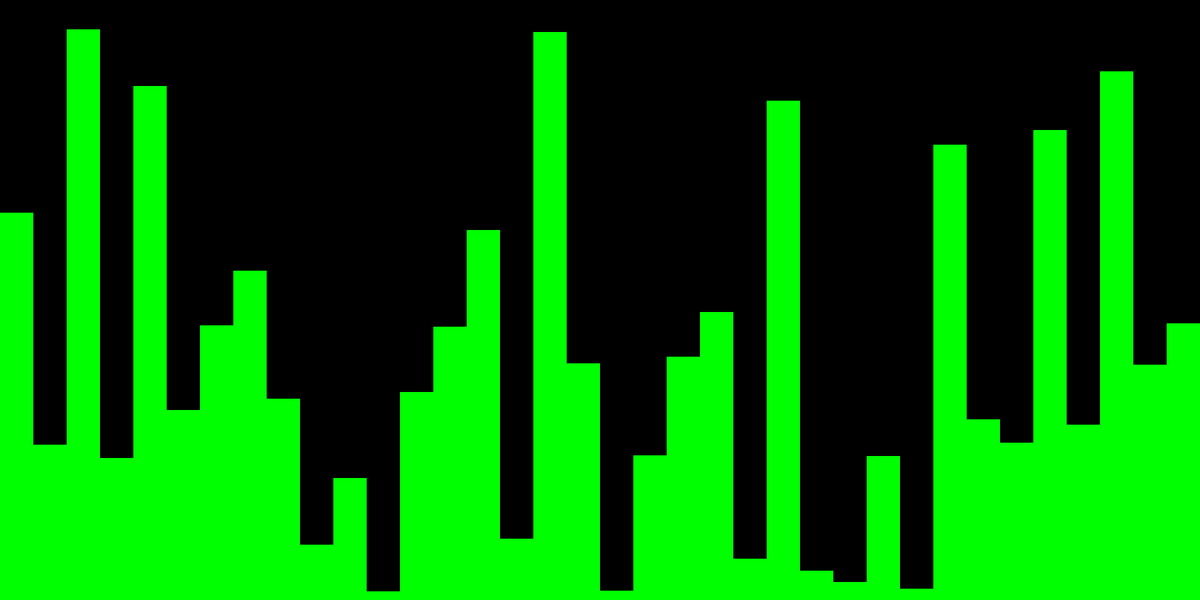
Frame 1 (no input)
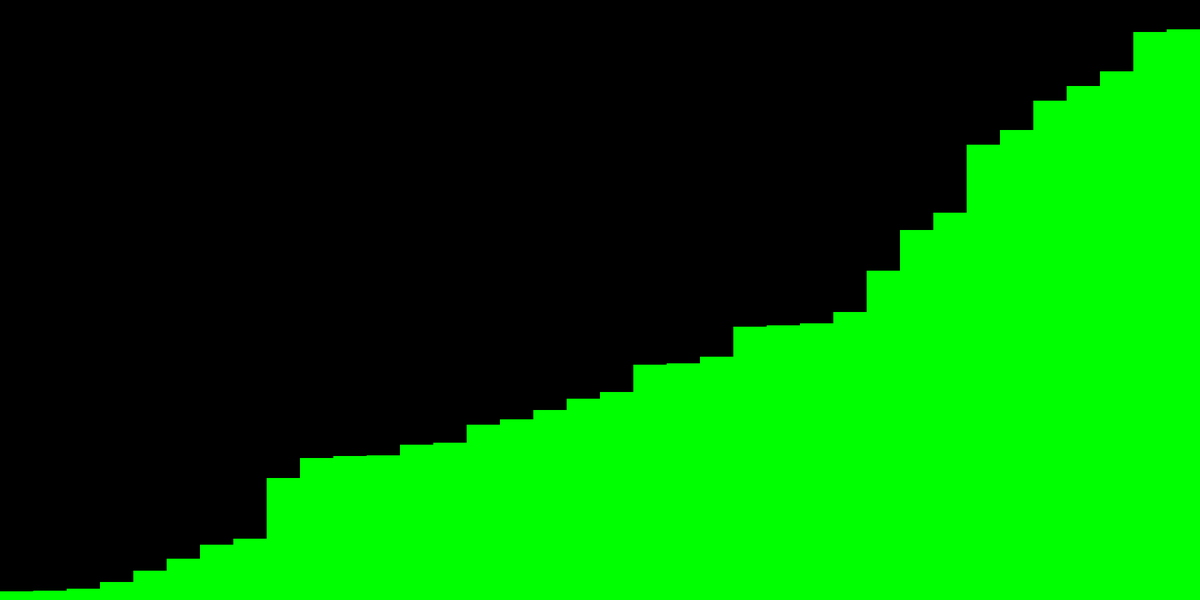
Frame 60 (the mouse pressed at the canvas centre just before this capture)
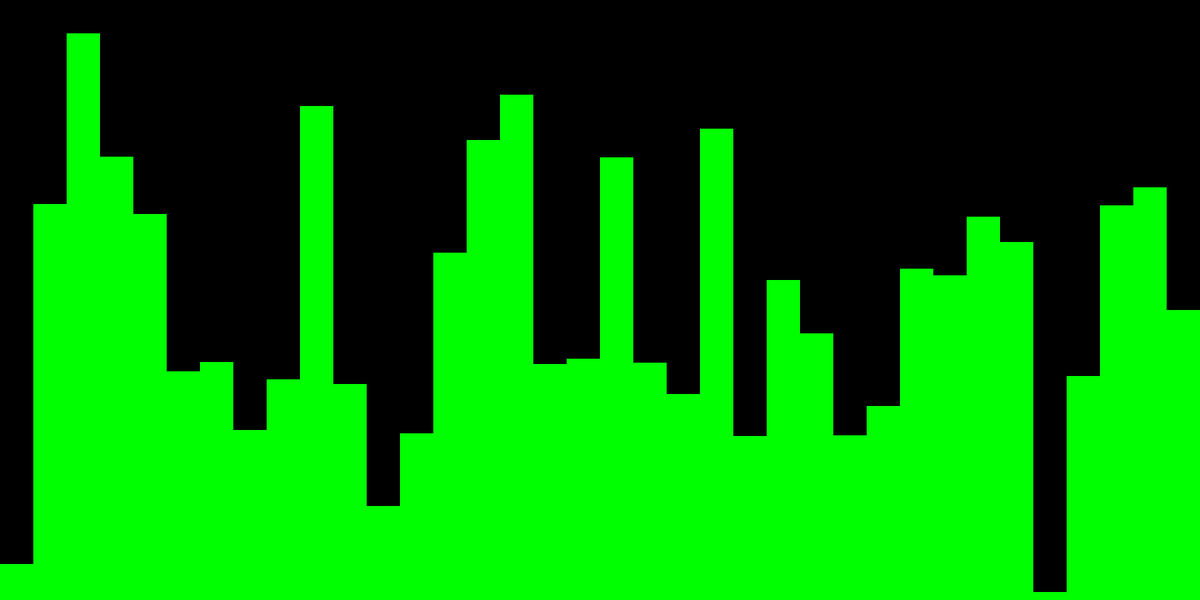
Frame 120 (the mouse held since frame 60 and released just before this capture)

The Processing sketch that drew these frames (run headless with seeded random() and noise(); from frame 60 on, the mouse is pressed at the canvas centre):

// Processing sketch: sketch__03_VisualArraySorterP
// ── sketch__03_VisualArraySorterP.pde
/* Copy the code into a new Processing sketch and complete then steps. */

//1. create an array of ints. don't initialize it yet.
int[] ints;

void setup() {
  //2. set the size of your window
  size(1800,900);

  //3. initialize your array with the built in width variable
  ints = new int[width/50];
  
  //4. initialize the ints in the array with random numbers
  //   from 0 to the built in height variable
  for(int i = 0; i < ints.length; i++) {
    ints[i] = (int)random(0,height);
  }

  //5. call the noStroke() method
  noStroke();
}

void draw() {
  //6. set the background color with background(r, g, b);
  background(0);

  //7. set the color for your graph
  fill(0,255,0);

  //8. draw a rectangle for each int in your array.
  for(int i = 0; i < ints.length; i++) {
    rect(i*50,height,50,-ints[i]);
  }
  //   the x value will be the index of the int
  //   the y value will the height variable
  //   the width is 1
  //   the height is negative the value of the int at that element in the array


  //9. call the stepSort method
  stepSort(ints);

  //10. extract the code that randomizes the array into a method.
  if(mousePressed) {
    randomize();
  }
  //11. call the method you made in step 10 when the mouse is pressed
  
}

void stepSort(int[] arr) {
  for (int i = 1; i < arr.length; i++) {
    if (arr[i - 1] > arr[i]) {
      int t = arr[i];
      arr[i] = arr[i - 1];
      arr[i - 1] = t;
    }
  }
}

void randomize() {
  for(int i = 0; i < ints.length; i++) {
    ints[i] = (int)random(0,height);
  }
}
